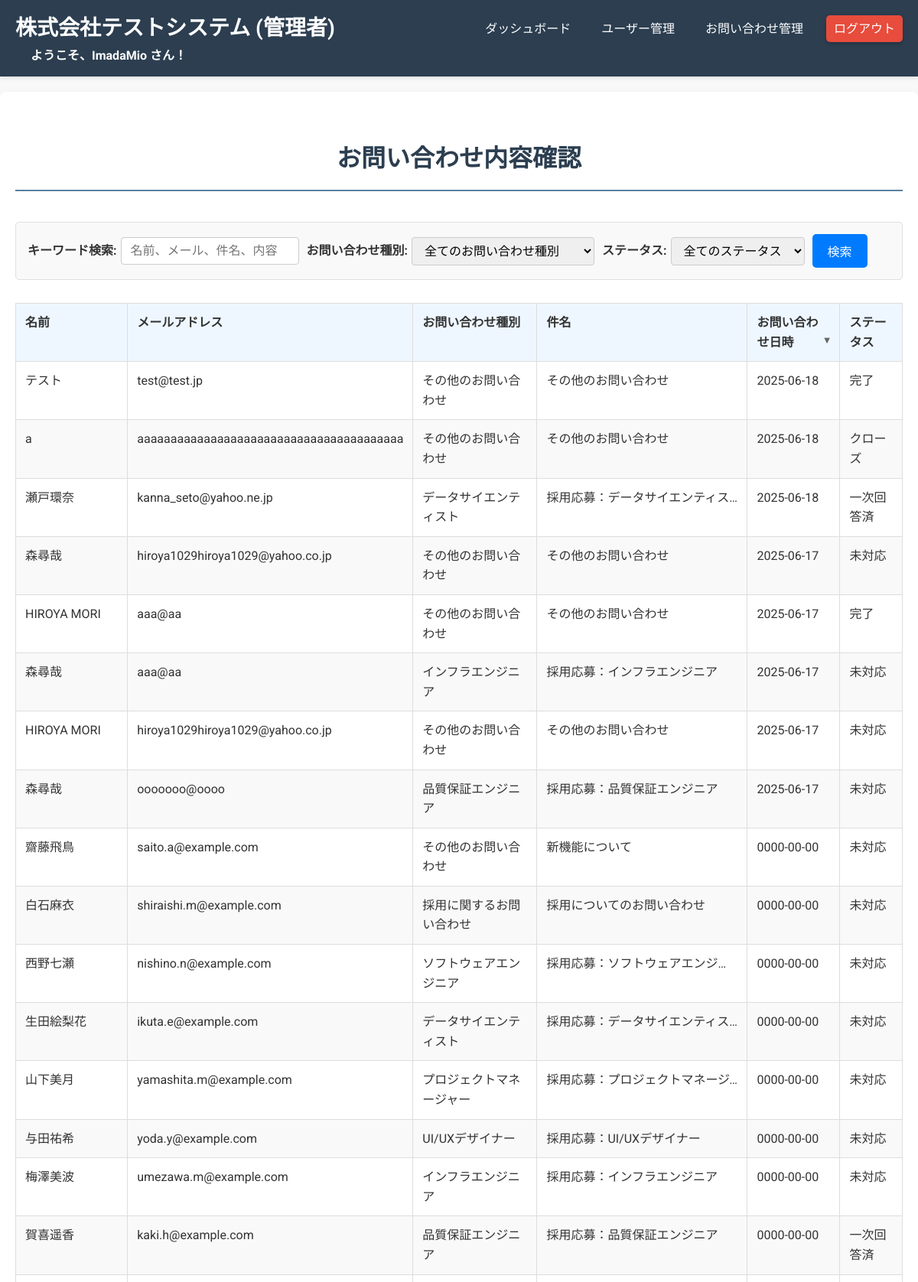
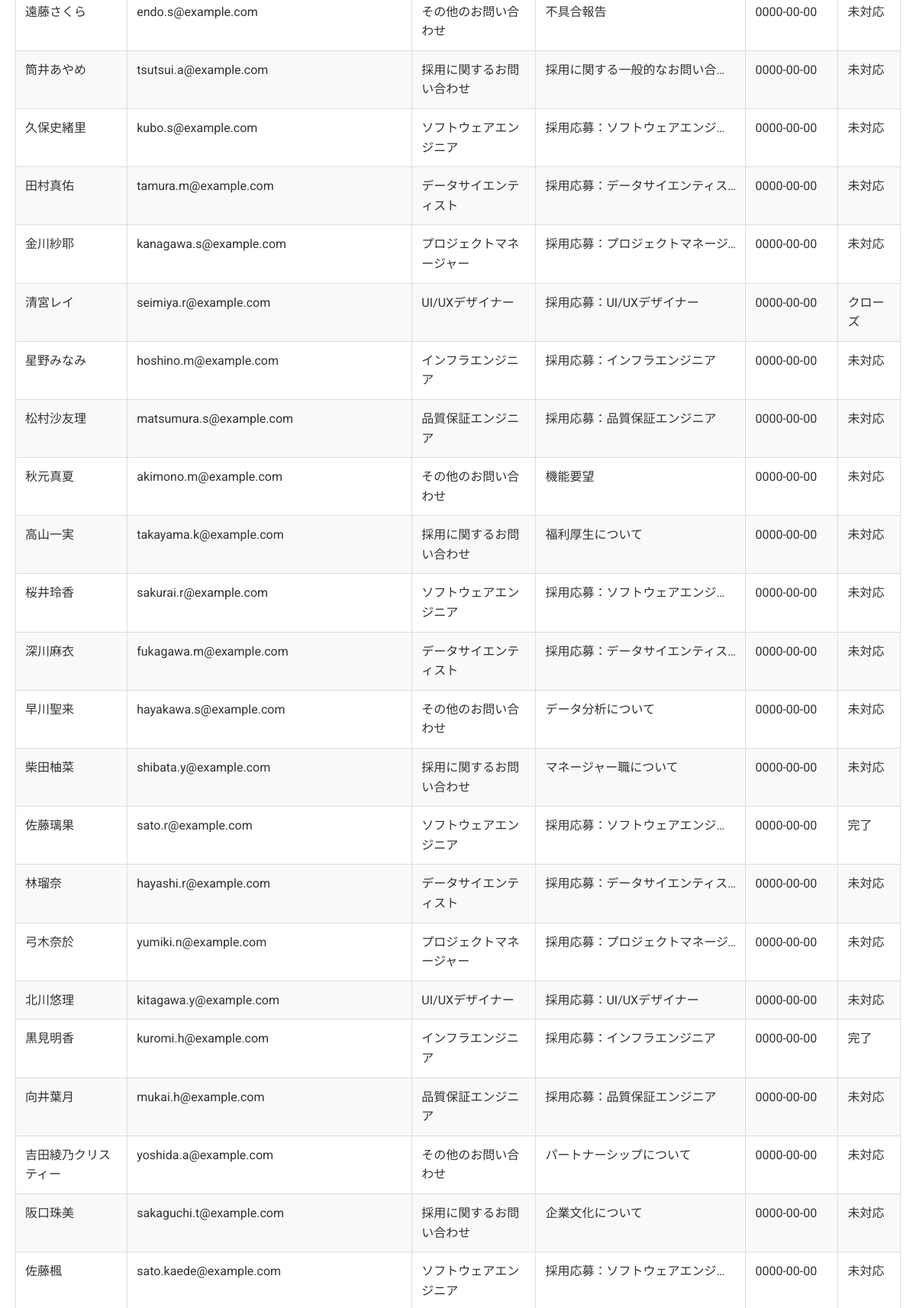
The page /inquiry_management.php (signed in, upper part) on the database its author committed (2 pictures, top to bottom).
### tables this page shows
CREATE TABLE `inquiry_table` (
  `key_id` int(20) NOT NULL COMMENT '主キー(自動採番)',
  `name` varchar(20) NOT NULL DEFAULT '' COMMENT '名前\r\n',
  `mail_address` varchar(40) NOT NULL DEFAULT '' COMMENT 'メールアドレス',
  `inquiry_kind` varchar(20) NOT NULL DEFAULT '' COMMENT '問いあ合わせ種類',
  `subject` varchar(20) NOT NULL DEFAULT '' COMMENT '件名',
  `inquiry_details` varchar(800) NOT NULL COMMENT '問い合わせ内容',
  `status` varchar(20) NOT NULL DEFAULT '0' COMMENT '0:未対応、1:一次回答済、2:完了、3:クローズ',
  `created_dt` date NOT NULL DEFAULT current_timestamp() COMMENT 'TIIMESTAMP'
);

### inquiry_management.php (the view, shortened to what this page needs)
<?php
$username_display = htmlspecialchars($_SESSION['username'] ?? '管理者');
$db_host = 'localhost';
$db_user = 'root';
$db_pass = '';
$db_name = 'inquiry';
$conn = new mysqli($db_host, $db_user, $db_pass, $db_name);
$inquiry_types = [
    '' => '全てのお問い合わせ種別',
    '採用に関するお問い合わせ' => '採用に関するお問い合わせ',
    'その他のお問い合わせ' => 'その他のお問い合わせ',
    'ソフトウェアエンジニア' => 'ソフトウェアエンジニア',
    'データサイエンティスト' => 'データサイエンティスト',
    'プロジェクトマネージャー' => 'プロジェクトマネージャー',
    'UI/UXデザイナー' => 'UI/UXデザイナー',
    'インフラエンジニア' => 'インフラエンジニア',
    '品質保証エンジニア' => '品質保証エンジニア'
];
$status_options = [
    '' => '全てのステータス',
    '0' => '未対応',
    '1' => '一次回答済',
    '2' => '完了',
    '3' => 'クローズ'
];
$search_keyword = $_GET['search_keyword'] ?? '';
$search_inquiry_kind = $_GET['search_inquiry_kind'] ?? '';
$search_status = $_GET['search_status'] ?? '';
$sort_column = $_GET['sort_column'] ?? 'created_dt';
$sort_order = $_GET['sort_order'] ?? 'DESC';
$sql = "SELECT key_id, name, mail_address, inquiry_kind, subject, inquiry_details, created_dt, status FROM inquiry_table";
$sql .= " ORDER BY " . $sort_column . " " . $sort_order;
$result = $conn->query($sql);
$inquiries = [];
if ($result && $result->num_rows > 0) {
    while ($row = $result->fetch_assoc()) {
        $inquiries[] = $row;
    }
}
function getStatusText($status_code) {
    switch ($status_code) {
        case 0: return '未対応';
        case 1: return '一次回答済';
        case 2: return '完了';
        case 3: return 'クローズ';
    }
}
?>
<!DOCTYPE html>
<html lang="ja">
<head>
    <link rel="stylesheet" href="style.css">
</head>
<body>
    <header class="header">
        <div class="header-content">
            <a href="admin_dashboard.php" class="logo">株式会社テストシステム (管理者)</a>
            <nav class="main-nav">
                <ul>
                    <li><a href="admin_dashboard.php">ダッシュボード</a></li>
                    <li><a href="user_management.php">ユーザー管理</a></li>
                    <li><a href="inquiry_management.php">お問い合わせ管理</a></li>
                    <li><a href="logout.php" class="action-button">ログアウト</a></li>
                </ul>
            </nav>
            <?php if (!empty($username_display)): ?>
                <div class="user-info">
                    ようこそ、<?php echo $username_display; ?> さん！
                </div>
            <?php endif; ?>
        </div>
    </header>
<main class="main-content">
        <h1 class="page-title">お問い合わせ内容確認</h1>
        <section class="inquiry-management-section">
            <form action="inquiry_management.php" method="get" class="search-form">
                <div class="search-group">
                    <label for="search_keyword">キーワード検索:</label>
                    <input type="text" id="search_keyword" name="search_keyword"
                           value="<?php echo htmlspecialchars($search_keyword); ?>"
                           placeholder="名前、メール、件名、内容">
                </div>
                <div class="search-group">
                    <label for="search_inquiry_kind">お問い合わせ種別:</label>
                    <select id="search_inquiry_kind" name="search_inquiry_kind">
                        <?php foreach ($inquiry_types as $value => $label): ?>
                            <option value="<?php echo htmlspecialchars($value); ?>"
                                <?php echo ($search_inquiry_kind === $value) ? 'selected' : ''; ?>>
                                <?php echo htmlspecialchars($label); ?>
                            </option>
                        <?php endforeach; ?>
                    </select>
                </div>
                <div class="search-group">
                    <label for="search_status">ステータス:</label>
                    <select id="search_status" name="search_status">
                        <?php foreach ($status_options as $value => $label): ?>
                            <option value="<?php echo htmlspecialchars($value); ?>"
                                <?php echo (string)$search_status === (string)$value ? 'selected' : ''; ?>>
                                <?php echo htmlspecialchars($label); ?>
                            </option>
                        <?php endforeach; ?>
                    </select>
                </div>
                <button type="submit">検索</button>
            </form>
            <table class="inquiry-table">
                <thead>
                    <tr>
                        <th onclick="sortTable('name')">
                            名前
                        </th>
                        <th onclick="sortTable('mail_address')">
                            メールアドレス
                        </th>
                        <th onclick="sortTable('inquiry_kind')">
                            お問い合わせ種別
                        </th>
                        <th onclick="sortTable('subject')" class="col-subject">
                            件名
                        </th>
                        <th onclick="sortTable('created_dt')">
                            お問い合わせ日時
                            <?php if ($sort_column === 'created_dt'): ?>
                                <span class="sort-indicator"><?php echo ($sort_order === 'ASC' ? '▲' : '▼'); ?></span>
                            <?php endif; ?>
                        </th>
                        <th onclick="sortTable('status')">
                            ステータス
                        </th>
                    </tr>
                </thead>
                <tbody>
                    <?php if (count($inquiries) > 0): ?>
                        <?php foreach ($inquiries as $inquiry): ?>
                            <tr onclick="openInquiryDetailModal(<?php echo htmlspecialchars(json_encode($inquiry['key_id'])); ?>)">
                                <td><?php echo htmlspecialchars($inquiry['name']); ?></td>
                                <td><?php echo htmlspecialchars($inquiry['mail_address']); ?></td>
                                <td><?php echo htmlspecialchars($inquiry['inquiry_kind']); ?></td>
                                <td class="col-subject"><?php echo htmlspecialchars($inquiry['subject']); ?></td>
                                <td><?php echo htmlspecialchars($inquiry['created_dt']); ?></td>
                                <td><?php echo getStatusText($inquiry['status']); ?></td>
                            </tr>
                        <?php endforeach; ?>
                    <?php else: ?>
                        <tr>
                            <td colspan="6">表示するお問い合わせがありません。</td>
                        </tr>
                    <?php endif; ?>
                </tbody>
            </table>
        </section>
    </main>
</body>
</html>

### style.css (style rules this page uses)
body { margin: 0; font-family: 'Noto Sans JP', 'Roboto', sans-serif; line-height: 1.6; color: #333; background-color: #f8f8f8; }
.header { background-color: #2c3e50; color: #ffffff; padding: 15px 0; box-shadow: 0 2px 5px rgba(0, 0, 0, 0.1); }
.header-content { max-width: 1200px; margin: 0 auto; display: flex; justify-content: space-between; align-items: center; padding: 0 20px; flex-wrap: wrap; }
.logo { font-size: 28px; color: #ffffff; text-decoration: none; font-weight: 700; white-space: nowrap; }
.main-nav ul { list-style: none; margin: 0; padding: 0; display: flex; gap: 20px; align-items: center; }
.main-nav a { color: #ffffff; text-decoration: none; font-weight: 400; padding: 5px 10px; transition: color 0.3s ease; }
.action-button { background-color: #f39c12; color: white !important; padding: 5px 10px; border-radius: 5px; text-decoration: none !important; transition: background-color 0.3s ease, transform 0.2s ease, box-shadow 0.3s ease; white-space: nowrap; box-shadow: 0 2px 4px rgba(0, 0, 0, 0.1); display: inline-block; }
.main-nav .action-button[href="logout.php"] { background-color: #e74c3c; box-shadow: 0 2px 5px rgba(0, 0, 0, 0.2); }
.user-info { color: #ecf0f1; font-size: 16px; font-weight: 500; margin-left: 20px; white-space: nowrap; }
.main-content { max-width: 1200px; margin: 30px auto; padding: 20px; background-color: #ffffff; border-radius: 8px; box-shadow: 0 0 10px rgba(0, 0, 0, 0.05); }
.page-title { font-size: 32px; color: #2c3e50; text-align: center; margin-bottom: 40px; border-bottom: 2px solid #5a80a2; padding-bottom: 15px; }

### inquiry_management.php (style rules this page uses)
.main-content { padding: 40px 20px; max-width: 1200px; margin: 20px auto; background-color: #ffffff; border-radius: 8px; box-shadow: 0 4px 10px rgba(0, 0, 0, 0.08); }
.search-form { display: flex; flex-wrap: wrap; gap: 10px; margin-bottom: 30px; padding: 15px; border: 1px solid #e0e0e0; border-radius: 5px; background-color: #f9f9f9; align-items: center; }
.search-group { display: flex; align-items: center; gap: 5px; flex-wrap: wrap; }
.search-form label { font-weight: bold; color: #333; white-space: nowrap; }
.search-form input[type="text"], .search-form select { flex-grow: 1; padding: 8px 12px; border: 1px solid #ccc; border-radius: 4px; font-size: 1rem; max-width: 400px; }
.search-form button[type="submit"] { padding: 10px 20px; background-color: #007bff; color: white; border: none; border-radius: 5px; cursor: pointer; font-size: 1rem; transition: background-color 0.3s ease; }
.inquiry-table { width: 100%; border-collapse: collapse; margin-top: 20px; }
.inquiry-table th, .inquiry-table td { border: 1px solid #ddd; padding: 12px; text-align: left; vertical-align: top; }
.inquiry-table th { background-color: #eef7ff; color: #333; font-weight: bold; cursor: pointer; position: relative; }
.inquiry-table th .sort-indicator { position: absolute; right: 10px; font-size: 0.8em; color: #666; }
.inquiry-table tr:nth-child(even) { background-color: #f9f9f9; }
.inquiry-table .col-subject { max-width: 250px; white-space: nowrap; overflow: hidden; text-overflow: ellipsis; }
.header .user-info { color: #ffffff; font-weight: bold; margin-left: 20px; font-size: 1rem; }

### rows shown on the page
inquiry_table: name "テスト", mail_address "test@test.jp", inquiry_kind "その他のお問い合わせ", subject "その他のお問い合わせ", created_dt "2025-06-18", status "完了"
inquiry_table: name "a", mail_address "aaaaaaaaaaaaaaaaaaaaaaaaaaaaaaaaaaaaaaaa", inquiry_kind "その他のお問い合わせ", subject "その他のお問い合わせ", created_dt "2025-06-18", status "クローズ"
inquiry_table: name "瀬戸環奈", mail_address "kanna_seto@yahoo.ne.jp", inquiry_kind "データサイエンティスト", subject "採用応募：データサイエンティス…", created_dt "2025-06-18", status "一次回答済"
inquiry_table: name "森尋哉", mail_address "hiroya1029hiroya1029@yahoo.co.jp", inquiry_kind "その他のお問い合わせ", subject "その他のお問い合わせ", created_dt "2025-06-17", status "未対応"
inquiry_table: name "HIROYA MORI", mail_address "aaa@aa", inquiry_kind "その他のお問い合わせ", subject "その他のお問い合わせ", created_dt "2025-06-17", status "完了"
inquiry_table: name "森尋哉", mail_address "aaa@aa", inquiry_kind "インフラエンジニア", subject "採用応募：インフラエンジニア", created_dt "2025-06-17", status "未対応"
inquiry_table: name "HIROYA MORI", mail_address "hiroya1029hiroya1029@yahoo.co.jp", inquiry_kind "その他のお問い合わせ", subject "その他のお問い合わせ", created_dt "2025-06-17", status "未対応"
inquiry_table: name "森尋哉", mail_address "ooooooo@oooo", inquiry_kind "品質保証エンジニア", subject "採用応募：品質保証エンジニア", created_dt "2025-06-17", status "未対応"
inquiry_table: name "齋藤飛鳥", mail_address "saito.a@example.com", inquiry_kind "その他のお問い合わせ", subject "新機能について", created_dt "0000-00-00", status "未対応"
inquiry_table: name "白石麻衣", mail_address "shiraishi.m@example.com", inquiry_kind "採用に関するお問い合わせ", subject "採用についてのお問い合わせ", created_dt "0000-00-00", status "未対応"
inquiry_table: name "西野七瀬", mail_address "nishino.n@example.com", inquiry_kind "ソフトウェアエンジニア", subject "採用応募：ソフトウェアエンジ…", created_dt "0000-00-00", status "未対応"
inquiry_table: name "生田絵梨花", mail_address "ikuta.e@example.com", inquiry_kind "データサイエンティスト", subject "採用応募：データサイエンティス…", created_dt "0000-00-00", status "未対応"
inquiry_table: name "山下美月", mail_address "yamashita.m@example.com", inquiry_kind "プロジェクトマネージャー", subject "採用応募：プロジェクトマネージ…", created_dt "0000-00-00", status "未対応"
inquiry_table: name "与田祐希", mail_address "yoda.y@example.com", inquiry_kind "UI/UXデザイナー", subject "採用応募：UI/UXデザイナー", created_dt "0000-00-00", status "未対応"
inquiry_table: name "梅澤美波", mail_address "umezawa.m@example.com", inquiry_kind "インフラエンジニア", subject "採用応募：インフラエンジニア", created_dt "0000-00-00", status "未対応"
inquiry_table: name "賀喜遥香", mail_address "kaki.h@example.com", inquiry_kind "品質保証エンジニア", subject "採用応募：品質保証エンジニア", created_dt "0000-00-00", status "一次回答済"
inquiry_table: name "遠藤さくら", mail_address "endo.s@example.com", inquiry_kind "その他のお問い合わせ", subject "不具合報告", created_dt "0000-00-00", status "未対応"
inquiry_table: name "筒井あやめ", mail_address "tsutsui.a@example.com", inquiry_kind "採用に関するお問い合わせ", subject "採用に関する一般的なお問い合…", created_dt "0000-00-00", status "未対応"
inquiry_table: name "久保史緒里", mail_address "kubo.s@example.com", inquiry_kind "ソフトウェアエンジニア", subject "採用応募：ソフトウェアエンジ…", created_dt "0000-00-00", status "未対応"
inquiry_table: name "田村真佑", mail_address "tamura.m@example.com", inquiry_kind "データサイエンティスト", subject "採用応募：データサイエンティス…", created_dt "0000-00-00", status "未対応"
inquiry_table: name "金川紗耶", mail_address "kanagawa.s@example.com", inquiry_kind "プロジェクトマネージャー", subject "採用応募：プロジェクトマネージ…", created_dt "0000-00-00", status "未対応"
inquiry_table: name "清宮レイ", mail_address "seimiya.r@example.com", inquiry_kind "UI/UXデザイナー", subject "採用応募：UI/UXデザイナー", created_dt "0000-00-00", status "クローズ"
inquiry_table: name "星野みなみ", mail_address "hoshino.m@example.com", inquiry_kind "インフラエンジニア", subject "採用応募：インフラエンジニア", created_dt "0000-00-00", status "未対応"
inquiry_table: name "松村沙友理", mail_address "matsumura.s@example.com", inquiry_kind "品質保証エンジニア", subject "採用応募：品質保証エンジニア", created_dt "0000-00-00", status "未対応"
inquiry_table: name "秋元真夏", mail_address "akimono.m@example.com", inquiry_kind "その他のお問い合わせ", subject "機能要望", created_dt "0000-00-00", status "未対応"
inquiry_table: name "高山一実", mail_address "takayama.k@example.com", inquiry_kind "採用に関するお問い合わせ", subject "福利厚生について", created_dt "0000-00-00", status "未対応"
inquiry_table: name "桜井玲香", mail_address "sakurai.r@example.com", inquiry_kind "ソフトウェアエンジニア", subject "採用応募：ソフトウェアエンジ…", created_dt "0000-00-00", status "未対応"
inquiry_table: name "深川麻衣", mail_address "fukagawa.m@example.com", inquiry_kind "データサイエンティスト", subject "採用応募：データサイエンティス…", created_dt "0000-00-00", status "未対応"
inquiry_table: name "早川聖来", mail_address "hayakawa.s@example.com", inquiry_kind "その他のお問い合わせ", subject "データ分析について", created_dt "0000-00-00", status "未対応"
inquiry_table: name "柴田柚菜", mail_address "shibata.y@example.com", inquiry_kind "採用に関するお問い合わせ", subject "マネージャー職について", created_dt "0000-00-00", status "未対応"
inquiry_table: name "佐藤璃果", mail_address "sato.r@example.com", inquiry_kind "ソフトウェアエンジニア", subject "採用応募：ソフトウェアエンジ…", created_dt "0000-00-00", status "完了"
inquiry_table: name "林瑠奈", mail_address "hayashi.r@example.com", inquiry_kind "データサイエンティスト", subject "採用応募：データサイエンティス…", created_dt "0000-00-00", status "未対応"
inquiry_table: name "弓木奈於", mail_address "yumiki.n@example.com", inquiry_kind "プロジェクトマネージャー", subject "採用応募：プロジェクトマネージ…", created_dt "0000-00-00", status "未対応"
inquiry_table: name "北川悠理", mail_address "kitagawa.y@example.com", inquiry_kind "UI/UXデザイナー", subject "採用応募：UI/UXデザイナー", created_dt "0000-00-00", status "未対応"
inquiry_table: name "黒見明香", mail_address "kuromi.h@example.com", inquiry_kind "インフラエンジニア", subject "採用応募：インフラエンジニア", created_dt "0000-00-00", status "完了"
inquiry_table: name "向井葉月", mail_address "mukai.h@example.com", inquiry_kind "品質保証エンジニア", subject "採用応募：品質保証エンジニア", created_dt "0000-00-00", status "未対応"
inquiry_table: name "吉田綾乃クリスティー", mail_address "yoshida.a@example.com", inquiry_kind "その他のお問い合わせ", subject "パートナーシップについて", created_dt "0000-00-00", status "未対応"
inquiry_table: name "阪口珠美", mail_address "sakaguchi.t@example.com", inquiry_kind "採用に関するお問い合わせ", subject "企業文化について", created_dt "0000-00-00", status "未対応"
inquiry_table: name "佐藤楓", mail_address "sato.kaede@example.com", inquiry_kind "ソフトウェアエンジニア", subject "採用応募：ソフトウェアエンジ…", created_dt "0000-00-00", status "未対応"

### other values the page prints
$username_display "ImadaMio"
form field search_inquiry_kind "全てのお問い合わせ種別"
form field search_status "全てのステータス"
